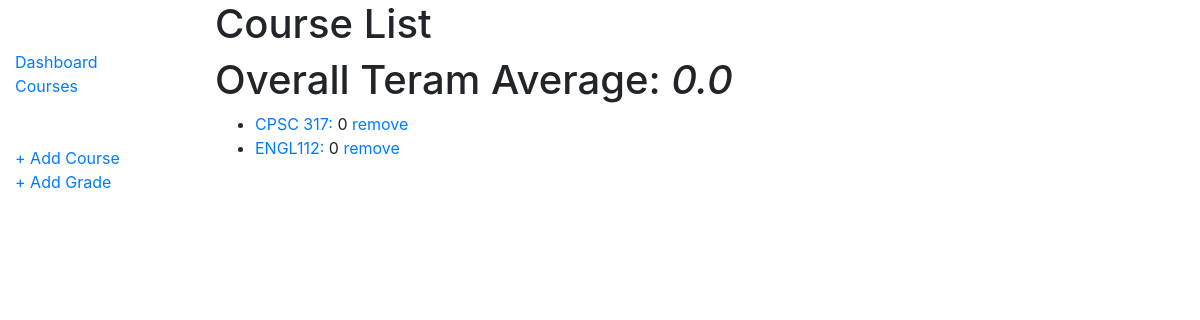
The page /dashboard/courses/ on the database as committed earlier.
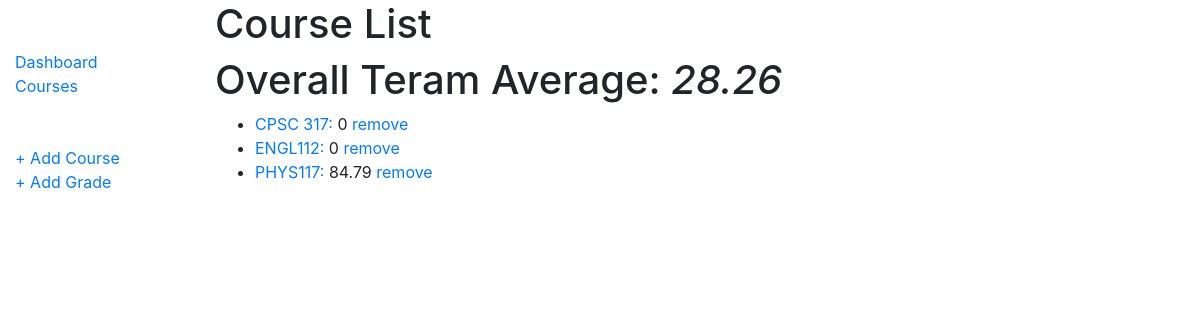
The same page on the database as committed later.
### dashboard/models.py (models this page shows, shortened)
class Course(models.Model):
    name = models.CharField(max_length=20, help_text="Enter a course name (e.g. CPSC 317, MATH 200)")
    homeworks = models.IntegerField(
        default=0,
        help_text="Percentage weight for homeworks",
    )
    quizzes = models.IntegerField(
        default=0,
        help_text="Percentage weight for quizzes",
    )
    midterms = models.IntegerField(
        default=0,
        help_text="Percentage weight for midterms",
    )
    final = models.IntegerField(
        default=0,
        help_text="Percentage weight for final exam",
    )
    def get_absolute_url(self):
        return "%i" % self.id

### dashboard/views.py (the view)
# urls.py: path('courses/', views.coursesPage, name='courses'),
def coursesPage(request):
    if Course.objects.all().count() != 0:
        course_list = Course.objects.all()
        course_avrg = {}
        for course in course_list:
            course_avrg[course]=course_overall_avrg(course.name)
        context = {
            'term_avrg':term_overall_avrg(),
            'course_avrg':course_avrg,
        }
        return render(
            request,
            'courses.html',
            context = context,
        )
    else:
            return render(
            request,
            'courses.html',
        )

### dashboard/views.py (called while the page is built)
def evaluation_avrg(evaluation_type, course_name):
    avrg = 0 if (Grades.objects.all().filter(course__name=course_name,evaluation_type=evaluation_type).count()==0) else Grades.objects.all().filter(course__name=course_name,evaluation_type=evaluation_type).aggregate(Avg('grade'))['grade__avg']
    return round(avrg,2)

def evaluation_weight(evaluation_type, course_name):
    if evaluation_type=='h':
        return 0 if (Grades.objects.all().filter(course__name=course_name,evaluation_type=evaluation_type).count()==0) else Course.objects.get(name=course_name).homeworks
    elif evaluation_type=='q':
        return 0 if (Grades.objects.all().filter(course__name=course_name,evaluation_type=evaluation_type).count()==0) else Course.objects.get(name=course_name).quizzes
    elif evaluation_type=='m':
        return 0 if (Grades.objects.all().filter(course__name=course_name,evaluation_type=evaluation_type).count()==0) else Course.objects.get(name=course_name).midterms
    else:
        return 0 if (Grades.objects.all().filter(course__name=course_name,evaluation_type=evaluation_type).count()==0) else Course.objects.get(name=course_name).final

def course_overall_avrg(course_name):
    if Grades.objects.filter(course__name=course_name):
        hw_avrg = evaluation_avrg('h',course_name)
        qz_avrg = evaluation_avrg('q',course_name)
        mt_avrg = evaluation_avrg('m',course_name)
        fn_avrg = evaluation_avrg('f',course_name)
        hw_weight = evaluation_weight('h',course_name)
        qz_weight = evaluation_weight('q',course_name)
        mt_weight = evaluation_weight('m',course_name)
        fn_weight = evaluation_weight('f',course_name)
        overall_avrg = ((hw_avrg*hw_weight)+(qz_avrg*qz_weight)+(mt_avrg*mt_weight)+(fn_avrg*fn_weight))/(hw_weight+qz_weight+mt_weight+fn_weight)
        return round(overall_avrg,2)
    else:
        return 0

def term_overall_avrg():
    if Course.objects.all().count() != 0:
        course_averages = []
        for course in Course.objects.all():
            course_averages.append(course_overall_avrg(course.name))
        total = 0
        for grade in course_averages:
            total += grade
        return round(total/len(course_averages),2)
    else:
        return 0

### dashboard/templates/courses.html
{% extends "base_generic.html" %}
{% block content %}
  <h1>Course List</h1>
  {% if course_avrg %}
    <h1>Overall Teram Average: <i>{{ term_avrg }}</i></h1>
    <ul>
      {% for key, value in course_avrg.items %}
        <li>
          <a href="{{ key.get_absolute_url }}">{{ key.name }}: </a> {{ value }}   <a href="delete/{{ key.id }}">remove</a>
        </li>
      {% endfor %}
    </ul>
  {% else %}
    <h1>No courses yet</h1>
  {% endif %}
{% endblock %}

### dashboard/templates/base_generic.html (shortened to what this page needs)
<!DOCTYPE html>
<html lang="en">
<head>
  <link rel="stylesheet" href="https://stackpath.bootstrapcdn.com/bootstrap/4.1.3/css/bootstrap.min.css">
  {% load static %}
  <link rel="stylesheet" href="{% static 'css/styles.css' %}">
</head>
<body>
  <div class="container-fluid">
    <div class="row">
    <div class="col-sm-2">
      {% block sidebar %}
      <ul class="sidebar-nav">
          <li><a href="{% url 'index' %}">Dashboard</a></li>
          <li><a href="{% url 'courses' %}">Courses</a></li>
          <br>
          <br>
          <li><a href="{% url 'add-course' %}">+ Add Course</a></li>
          <li><a href="{% url 'add-grade' %}">+ Add Grade</a></li>
      </ul>
     {% endblock %}
      </div>
      <div class="col-sm-10 ">
      {% block content %}{% endblock %}
      </div>
    </div>
  </div>
</body>
</html>

### dashboard/static/css/styles.css (style rules this page uses)
.sidebar-nav { margin-top: 50px; padding: 0; list-style: none; }

Rows that differ between the two databases and show on the page:
added Course: name "PHYS117", value "84.79"
Other text that changed with them:
{{ term_avrg }}: "0.0" → "28.26"
